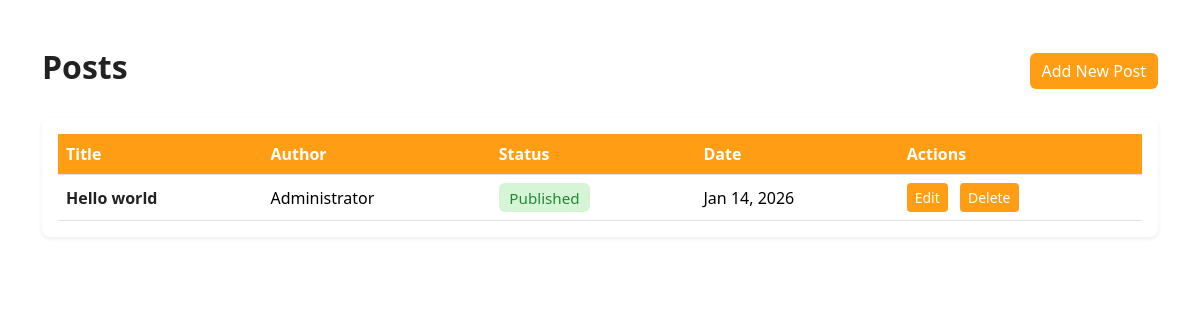
The page /blog/admin/posts.php (signed in) on the database as committed earlier.
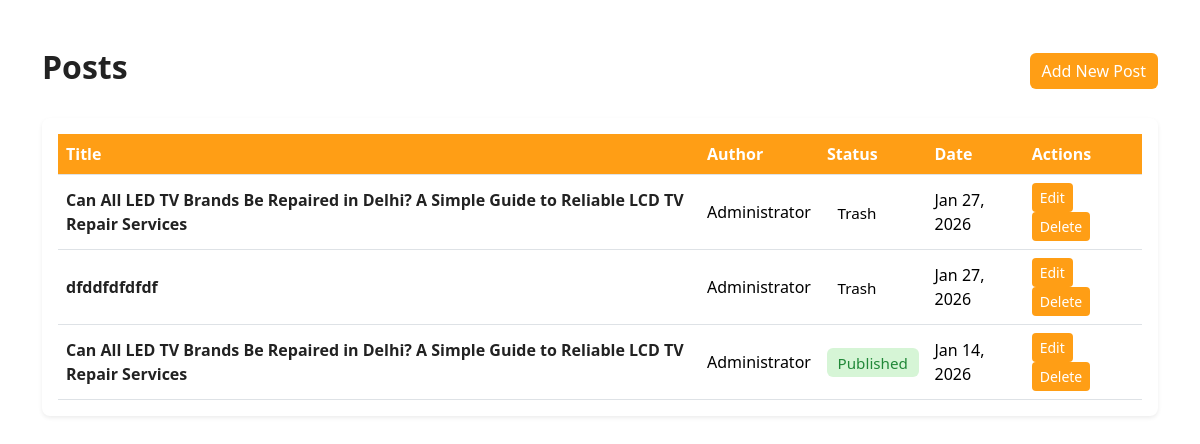
The same page on the database as committed later.
### tables this page shows
CREATE TABLE `posts` (
  `id` int(11) NOT NULL,
  `user_id` int(11) NOT NULL,
  `title` varchar(255) NOT NULL,
  `slug` varchar(255) NOT NULL,
  `canonical_url` varchar(500) DEFAULT NULL,
  `content` text NOT NULL,
  `excerpt` text DEFAULT NULL,
  `status` enum('draft','published','archived','trash') DEFAULT 'draft',
  `created_at` datetime DEFAULT current_timestamp(),
  `updated_at` datetime DEFAULT current_timestamp() ON UPDATE current_timestamp(),
  `published_at` datetime DEFAULT NULL,
  `featured_image` varchar(255) DEFAULT NULL,
  `featured_image_alt` varchar(255) DEFAULT NULL,
  `meta_title` varchar(255) DEFAULT NULL,
  `meta_keywords` varchar(255) DEFAULT NULL,
  `meta_description` text DEFAULT NULL,
  `index_status` enum('index','noindex') DEFAULT 'index',
  `schema_type` varchar(50) DEFAULT 'BlogPosting',
  `schema_organization` varchar(255) DEFAULT NULL,
  `schema_logo` varchar(500) DEFAULT NULL
);

CREATE TABLE `users` (
  `id` int(11) NOT NULL,
  `username` varchar(50) NOT NULL,
  `email` varchar(100) NOT NULL,
  `password` varchar(255) NOT NULL,
  `display_name` varchar(100) DEFAULT NULL,
  `role` enum('admin','author','editor') DEFAULT 'author',
  `created_at` datetime DEFAULT current_timestamp()
);

### blog/admin/posts.php (the view, shortened to what this page needs)
<?php
$pdo = new PDO($config['dsn'], $config['db_user'], $config['db_pass']);
$posts = $pdo->query('SELECT p.*, u.display_name FROM posts p LEFT JOIN users u ON p.user_id = u.id ORDER BY p.created_at DESC')->fetchAll(PDO::FETCH_ASSOC);
?>
<!DOCTYPE html>
<html lang="en">
<head>
    <link href="https://cdn.jsdelivr.net/npm/bootstrap@5.3.2/dist/css/bootstrap.min.css" rel="stylesheet">
    <link rel="stylesheet" href="../assets/css/style.css">
</head>
<body>
    <div class="container py-5">
        <div class="d-flex justify-content-between align-items-center mb-4">
            <h2 class="blog-text fw-bold">Posts</h2>
            <a href="add-post" class="btn blog-btn">Add New Post</a>
        </div>
        <div class="card p-3 blog-card-bg shadow-sm border-0">
            <table class="table table-hover align-middle mb-0">
                <thead>
                    <tr>
                        <th>Title</th>
                        <th>Author</th>
                        <th>Status</th>
                        <th>Date</th>
                        <th>Actions</th>
                    </tr>
                </thead>
                <tbody>
                    <?php foreach ($posts as $post): ?>
                        <tr>
                            <td><a href="edit-post?id=<?php echo $post['id']; ?>" class="blog-link fw-bold"><?php echo htmlspecialchars($post['title']); ?></a></td>
                            <td><?php echo htmlspecialchars($post['display_name'] ?? ''); ?></td>
                            <td>
                                <span class="status-badge status-<?php echo $post['status']; ?>">
                                    <?php echo ucfirst($post['status']); ?>
                                </span>
                            </td>
                            <td><?php echo date('M d, Y', strtotime($post['created_at'])); ?></td>
                            <td>
                                <a href="edit-post?id=<?php echo $post['id']; ?>" class="btn btn-sm blog-btn me-2">Edit</a>
                                <a href="delete-post?id=<?php echo $post['id']; ?>" class="btn btn-sm btn-danger" onclick="return confirm('Delete this post?');">Delete</a>
                            </td>
                        </tr>
                    <?php endforeach; ?>
                </tbody>
            </table>
        </div>
    </div>
</body>
</html>

Rows that differ between the two databases and show on the page:
added posts: title "Can All LED TV Brands Be Repaired in Delhi? A Simple Guide to Reliable LCD TV Repair Services", user.display_name "Administrator", status "Trash", created_at "Jan 27, 2026"
added posts: title "dfddfdfdfdf", user.display_name "Administrator", status "Trash", created_at "Jan 27, 2026"
changed posts "Jan 14, 2026": title "Hello world" → "Can All LED TV Brands Be Repaired in Delhi? A Simple Guide to Reliable LCD TV Repair Services"
